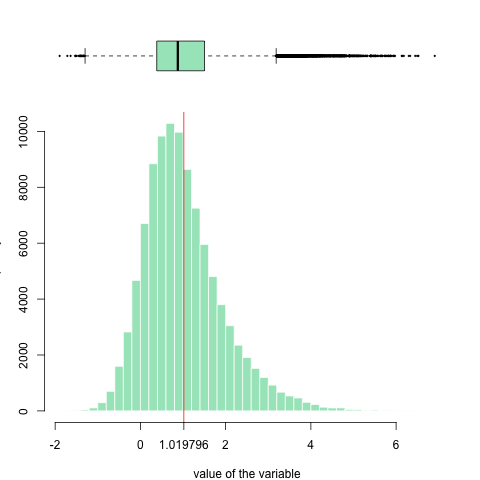

Reproduce this figure in R.
maxtime <- 0.3 #the limit time 
percision <- 0.01
simulationtime <- 100000 #the times of simulation
y <- c()
for(i in 1:simulationtime){
  B <- tail(BM(x = 0, t0 = 0, T = maxtime, N = maxtime/percision), n = maxtime/percision) #Creat standard Brownian motion
  t <- seq(from = percision, to = maxtime, by = percision)
  h <- sqrt(2 * t * log(log(1/t)))
  ratio <- B/h
  y <- c(y, max(ratio))
}
png("standard Brownian motion.png")
layout(mat = matrix(c(1,2),2,1, byrow=TRUE),  height = c(2,8))
par(mar=c(0, 3.1, 1.1, 2.1))
boxplot(y , horizontal=TRUE , ylim=c(min(y),max(y)), xaxt="n" , col=rgb(0.2,0.8,0.5,0.5) , frame=F, pch = 18, cex = 0.5)
par(mar=c(4, 3.1, 1.1, 2.1))
hist(y , breaks=40 , col=rgb(0.2,0.8,0.5,0.5) , border=F , main="" , xlab="value of the variable", xlim=c(min(y),max(y)))
abline(v=mean(y),col="red")
axis(side = 1, at=mean(y), labels=T)
dev.off()
